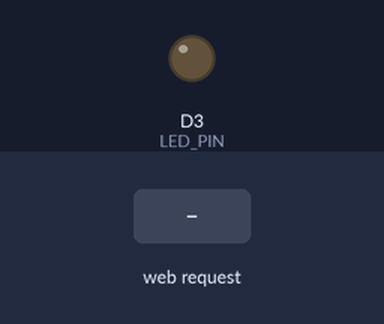
Recording of a sketch running on a simulated ESP8266 (NodeMCU). Parts: output pins drawn as LEDs (lit = HIGH). The test bench sets the inputs (shaded band). WiFi joins after 1.5 s; servers stay silent unless stated; what the sketch prints to the serial monitor is not drawn.

Above: at 3.2 s.
3.3 s: HTTP request GET /led_on received
At 3.8 s:
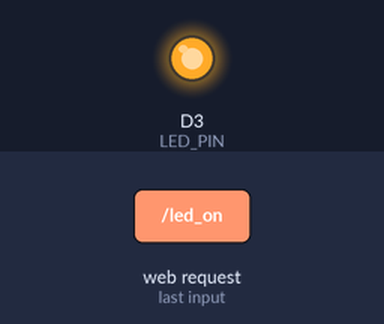
4.8 s: HTTP request GET /led_off received
At 6.1 s:
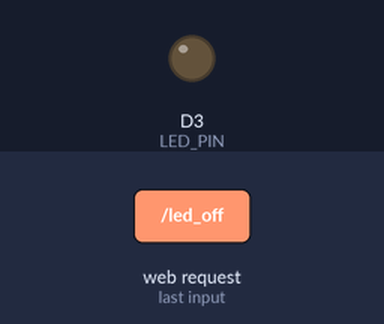
Timing chart, 0 to 7.8 s (numbered marks = the images above; inputs shaded):
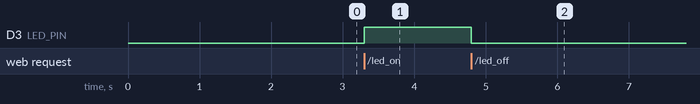

The sketch:

pythonarduino.ino
```cpp
#include <ESP8266WiFi.h>
#include <ESP8266WebServer.h>

const char* ssid = "?__?";  // WiFi ağ adı
const char* password = "?__?";  // WiFi şifresi

ESP8266WebServer server(80);

// LED D3 Pin
const int LED_PIN = D3;
const int LED_PIN2 = D4;

void handleLEDOn() {
  digitalWrite(LED_PIN, HIGH);
  digitalWrite(LED_PIN2, LOW);
  server.send(200, "text/plain", "LED Açıldı");
}

void handleLEDOff() {
  digitalWrite(LED_PIN, LOW);
  digitalWrite(LED_PIN2, HIGH);
  server.send(200, "text/plain", "LED Kapatıldı");
}

void setup() {
  pinMode(LED_PIN, OUTPUT);
  digitalWrite(LED_PIN2, OUTPUT);
  digitalWrite(LED_PIN, LOW);
  digitalWrite(LED_PIN2, LOW);

  Serial.begin(115200);
  WiFi.begin(ssid, password);

  Serial.print("WiFi bağlanıyor");
  while (WiFi.status() != WL_CONNECTED) {
    delay(1000);
    Serial.print(".");
  }

  Serial.println("Bağlandı!");
  Serial.println(WiFi.localIP());

  server.on("/led_on", handleLEDOn);
  server.on("/led_off", handleLEDOff);
  server.begin();
}

void loop() {
  server.handleClient();
}
```

Measured:
- after the input at 3.3 s, D3 (LED_PIN): LOW → HIGH at once
- after the input at 4.8 s, D3 (LED_PIN): HIGH → LOW at once
